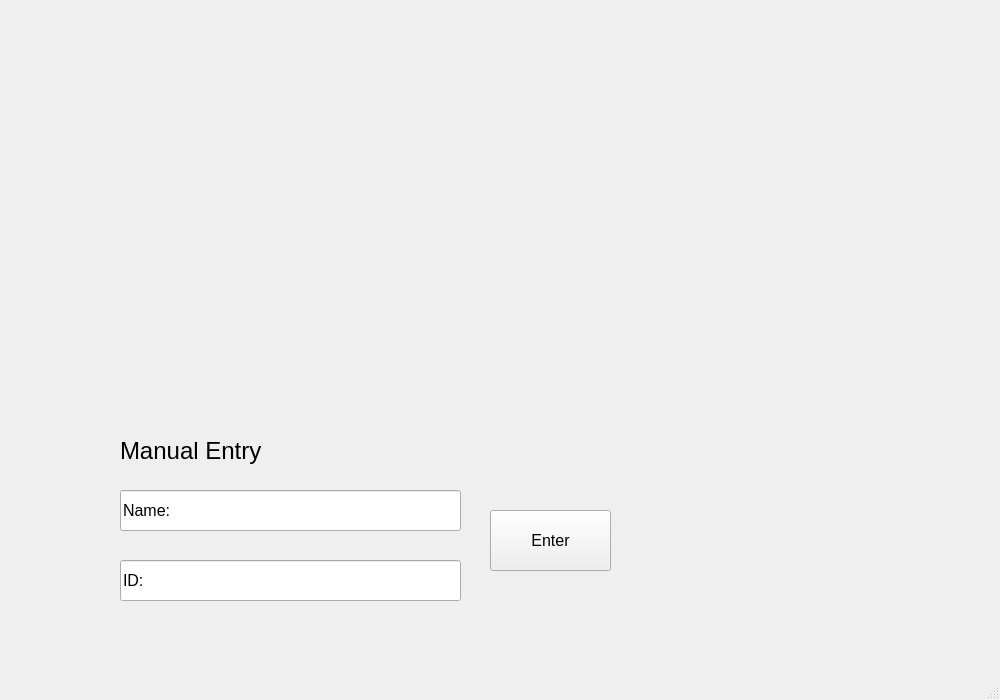
<?xml version="1.0" encoding="UTF-8"?>
<ui version="4.0">
 <class>MainWindow</class>
 <widget class="QMainWindow" name="MainWindow">
  <property name="geometry">
   <rect>
    <x>0</x>
    <y>0</y>
    <width>1000</width>
    <height>700</height>
   </rect>
  </property>
  <property name="windowTitle">
   <string>MainWindow</string>
  </property>
  <widget class="QWidget" name="centralwidget">
   <widget class="QWidget" name="widget_for_camera_rec" native="true">
    <property name="geometry">
     <rect>
      <x>30</x>
      <y>30</y>
      <width>581</width>
      <height>361</height>
     </rect>
    </property>
   </widget>
   <widget class="QLabel" name="manual_entry_heading">
    <property name="geometry">
     <rect>
      <x>120</x>
      <y>430</y>
      <width>311</width>
      <height>41</height>
     </rect>
    </property>
    <property name="font">
     <font>
      <pointsize>18</pointsize>
     </font>
    </property>
    <property name="text">
     <string>Manual Entry</string>
    </property>
   </widget>
   <widget class="QLineEdit" name="name_input_box">
    <property name="geometry">
     <rect>
      <x>120</x>
      <y>490</y>
      <width>341</width>
      <height>41</height>
     </rect>
    </property>
    <property name="font">
     <font>
      <pointsize>12</pointsize>
     </font>
    </property>
    <property name="text">
     <string>Name:</string>
    </property>
   </widget>
   <widget class="QLineEdit" name="id_input_box">
    <property name="geometry">
     <rect>
      <x>120</x>
      <y>560</y>
      <width>341</width>
      <height>41</height>
     </rect>
    </property>
    <property name="font">
     <font>
      <pointsize>12</pointsize>
     </font>
    </property>
    <property name="text">
     <string>ID:</string>
    </property>
   </widget>
   <widget class="QPushButton" name="enter_button">
    <property name="geometry">
     <rect>
      <x>490</x>
      <y>510</y>
      <width>121</width>
      <height>61</height>
     </rect>
    </property>
    <property name="palette">
     <palette>
      <active>
       <colorrole role="Base">
        <brush brushstyle="SolidPattern">
         <color alpha="255">
          <red>255</red>
          <green>0</green>
          <blue>0</blue>
         </color>
        </brush>
       </colorrole>
      </active>
      <inactive>
       <colorrole role="Base">
        <brush brushstyle="SolidPattern">
         <color alpha="255">
          <red>255</red>
          <green>0</green>
          <blue>0</blue>
         </color>
        </brush>
       </colorrole>
      </inactive>
      <disabled>
       <colorrole role="Base">
        <brush brushstyle="SolidPattern">
         <color alpha="255">
          <red>240</red>
          <green>240</green>
          <blue>240</blue>
         </color>
        </brush>
       </colorrole>
      </disabled>
     </palette>
    </property>
    <property name="font">
     <font>
      <pointsize>12</pointsize>
     </font>
    </property>
    <property name="text">
     <string>Enter</string>
    </property>
   </widget>
  </widget>
  <widget class="QMenuBar" name="menubar">
   <property name="geometry">
    <rect>
     <x>0</x>
     <y>0</y>
     <width>1000</width>
     <height>26</height>
    </rect>
   </property>
  </widget>
  <widget class="QStatusBar" name="statusbar"/>
 </widget>
 <resources/>
 <connections/>
</ui>
